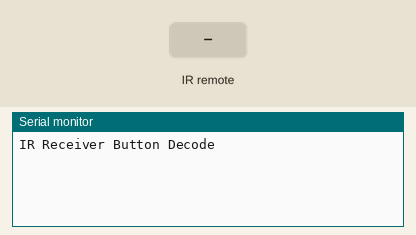
The sketch below on a simulated Arduino Uno, built with avr-gcc and run on an emulated ATmega328P. Shown: the last lines printed to the serial monitor. The test bench sets the inputs (shaded band).

Above: at 1.2 s.
1.3 s: infrared code 0xFFA25D received
At 1.9 s:
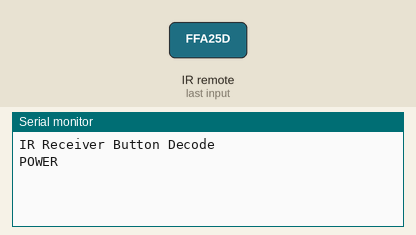
2.8 s: infrared code 0xFFE21D received
At 4.0 s:
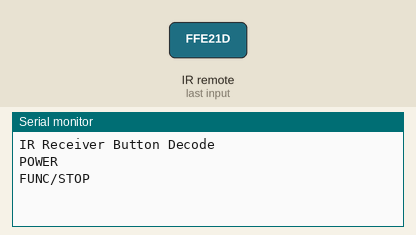
4.3 s: infrared code 0xFF629D received
At 5.4 s:
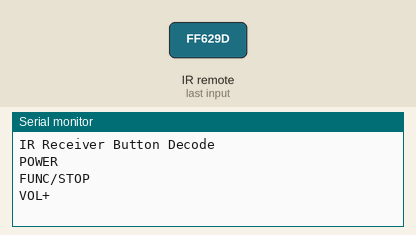
5.8 s: infrared code 0xFF22DD received
At 6.5 s:
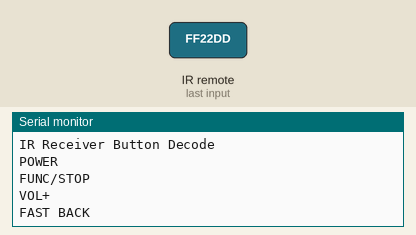

The sketch:

IR_Receiver_Skel.ino
```cpp
//EE2800
//This sketch decodes the IR Remote signals
//Only some of the codes are represented here
//The remaining codes represented by ?????? must be filled in by the student

#include "IRremote.h"

int receiver = 11; // Signal Pin of IR receiver to Arduino Digital Pin 11
IRrecv irrecv(receiver);     // create instance of 'irrecv'
decode_results results;      // create instance of 'decode_results'

void translateIR() {
  // takes action based on IR code received
  switch (results.value)
  {
    case 0xFFA25D: Serial.println("POWER"); break;
    case 0xFFE21D: Serial.println("FUNC/STOP"); break;
    case 0xFF629D: Serial.println("VOL+"); break;
    case 0xFF22DD: Serial.println("FAST BACK");    break;
    //the following case values must be provided by the student
    //Then the "//" can be remove to make the statement active
    //  case 0x??????: Serial.println("PAUSE");    break;
    //  case 0x??????: Serial.println("FAST FORWARD");   break;
    //  case 0x??????: Serial.println("DOWN");    break;
    //  case 0x??????: Serial.println("VOL-");    break;
    //  case 0x??????: Serial.println("UP");    break;
    //  case 0x??????: Serial.println("EQ");    break;
    //  case 0x??????: Serial.println("ST/REPT");    break;
    //  case 0x??????: Serial.println("0");    break;
    //  case 0x??????: Serial.println("1");    break;
    //  case 0x??????: Serial.println("2");    break;
    //  case 0x??????: Serial.println("3");    break;
    //  case 0x??????: Serial.println("4");    break;
    //  case 0x??????: Serial.println("5");    break;
    //  case 0x??????: Serial.println("6");    break;
    //  case 0x??????: Serial.println("7");    break;
    //  case 0x??????: Serial.println("8");    break;
    //  case 0x??????: Serial.println("9");    break;
    //  case 0x??????: Serial.println(" REPEAT");break;
    default:
      Serial.println(" other button   ");
  }
  delay(500);
}

void setup()
{
  Serial.begin(9600);
  Serial.println("IR Receiver Button Decode");
  irrecv.enableIRIn(); // Start the receiver
}

void loop()
{
  if (irrecv.decode(&results)) // have we received an IR signal?
  {
    translateIR();
    irrecv.resume(); // receive the next value
  }
}
```

Measured:
- after the input at 1.3 s, the serial monitor: prints a new line at once (image 1)
- after the input at 2.8 s, the serial monitor: prints a new line at once (image 2)
- after the input at 4.3 s, the serial monitor: prints a new line at once (image 3)
- after the input at 5.8 s, the serial monitor: prints a new line at once (image 4)
